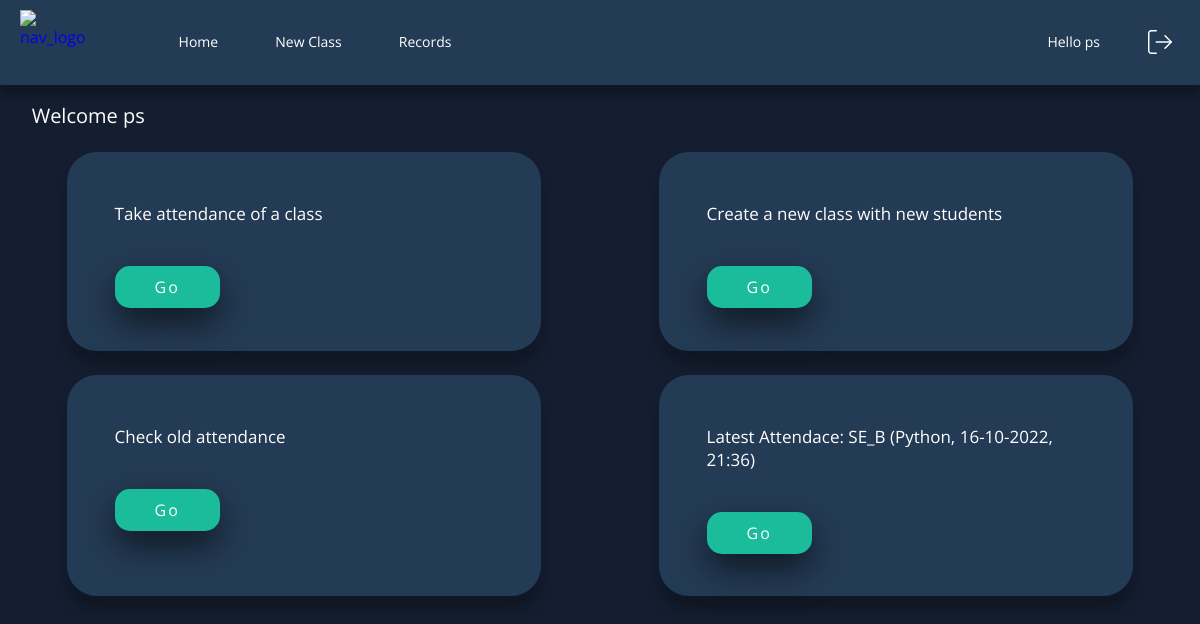
The app's page / (signed in), older data.
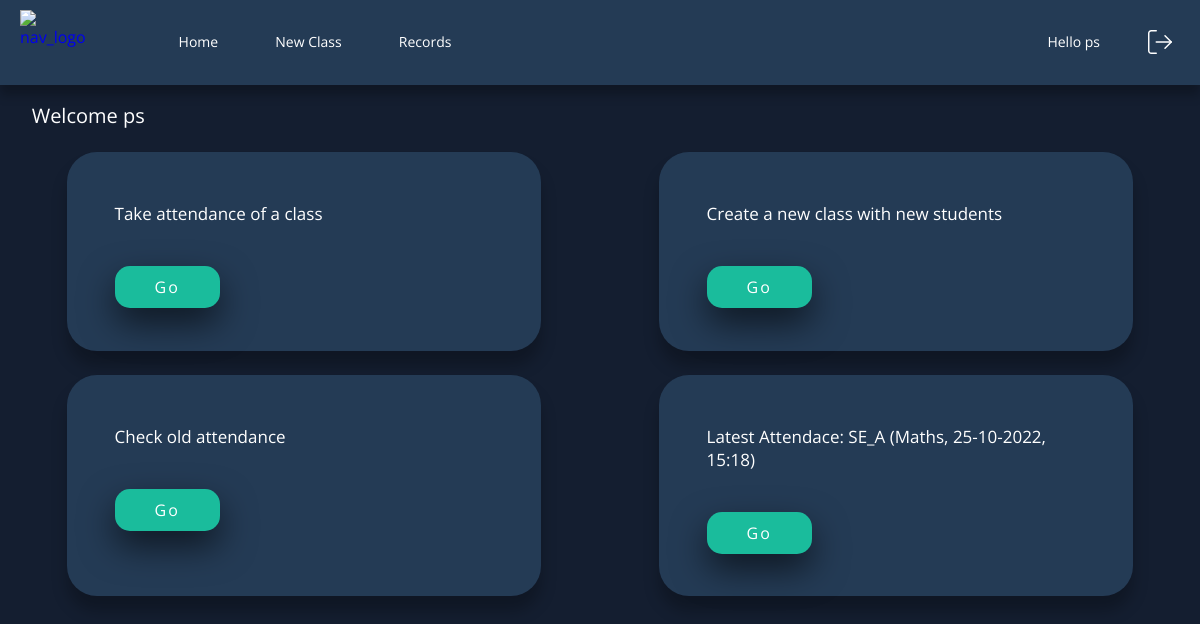
The same page, newer data.
### main/models.py (models this page shows, shortened)
class ClassName(models.Model):
    user = models.ForeignKey(User, on_delete=models.CASCADE)
    name = models.CharField(max_length=5)

class Subject(models.Model):
    user = models.ForeignKey(User, on_delete=models.CASCADE)
    subjectName = models.CharField(max_length=50)
    def __str__(self):
        return self.subjectName

### main/views.py (the view)
# urls.py: 2. Add a URL to urlpatterns:  path('', views.home, name='home')
@login_required(login_url='login')
def home(request):
    context={}
    latest=request.user.attendance_set.last()
    try:
        context["clsName"]=latest.student.classname.name
        context['dt']=latest.datetime.strftime("%d-%m-%Y, %H:%M")
        context['subj']=latest.subject
        context['get'] = urllib.parse.urlencode({'className':latest.student.classname.name, 'curdate':latest.datetime.strftime("%Y-%m-%d"),'curtime':latest.datetime.strftime("%H:%M")})
    except:
        context["clsName"]=""
        context['dt']=""
        context['subj']=""
    return render(request, "home.html", context)

### templates/home.html (shortened to what this page needs)
{% extends 'base.html' %}
{% load static %}
{% block css %}
<link rel="stylesheet" href="{% static 'home.css' %}?{% now "U" %}" />
<link rel="stylesheet" href="{% static 'boxButton.css' %}?{% now "U" %}" />
{% endblock %}
{% block content %}
<p class="wlc__user">Welcome {{request.user}}</p>
<div class='opt-container'>
    <div class="opt-box">
        <p>Take attendance of a class</p>
        <a class="box__button" href="{% url 'takeAttendance'%}">Go</a>
    </div>
    <div class="opt-box">
        <p>Create a new class with new students</p>
        <a class="box__button" href="{% url 'createClass' %}">Go</a>
    </div>
</div>
<div class='opt-container'>
    <div class="opt-box">
        <p>Check old attendance</p>
        <a class="box__button" href="{% url 'search' %}">Go</a>
    </div>
    {% if clsName %}
    <div class="opt-box">
        <p>Latest Attendace: {{clsName}} ({{subj}}, {{dt}})</p>
        <a class="box__button" href="{% url 'search' %}?{{get}}">Go</a>
    </div>
    {% endif %}
</div>
{% endblock %}

Row changes from the older to the newer data that the page shows:
no longer on this page (row unchanged): ClassName: name "SE_B"
no longer on this page (row unchanged): Subject: subjectName "Python"
added ClassName: name "SE_A"
now on this page (row unchanged): Subject: subjectName "Maths"
Text that changed along with them:
{{ dt }}: "16-10-2022, 21:36" → "25-10-2022, 15:18"
